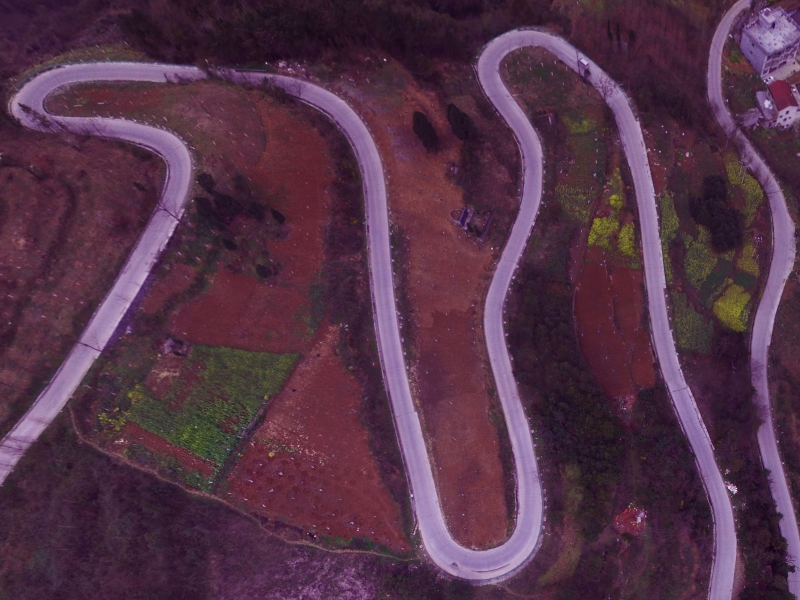
#> input picture img/1_r.png, 800 x 600 px
$ python main_backup.py
#> lines starting #> are read from the running program, lines starting #| are printed output that depends on the picture
### feature_matching/sift_matching.py
import cv2
import numpy as np
'''
 输入为两张图像的地址，返回值为指定阈值下的匹配
'''


def get_matches(img1, img2, sift_threshold):
    kp1, des1 = sift_kp(img1)
    kp2, des2 = sift_kp(img2)
    index1 = repeat_removal(kp1)
    index2 = repeat_removal(kp2)
    kp1 = np.array(kp1)[index1]
    kp2 = np.array(kp2)[index2]
    des1 = np.array(des1)[index1]
    des2 = np.array(des2)[index2]
    good_match = get_good_match(des1, des2, sift_threshold)
    matching_points_1, matching_points_2, des_1, des_2, match_index = get_matching_points(kp1, kp2, des1, des2, good_match)
    return matching_points_1, matching_points_2, des_1, des_2, match_index


# 去重返回值为不重复的值的下标
# [27 lines left out: functions repeat_removal, get_matching_points, not called in this run]


# 得到关键点
def sift_kp(image):
    gray_image = cv2.cvtColor(image, cv2.COLOR_RGB2GRAY)
    sift = cv2.xfeatures2d_SIFT.create()
    kp, des = sift.detectAndCompute(gray_image, None)
    return kp, des


# 做匹配
# [8 lines left out: function get_good_match, not called in this run]

### main_backup.py
import matplotlib.pyplot as plt
import cv2
import numpy as np
from feature_matching import sift_matching
from knn.knn import K_NearestNeighbors
from match_descriptor.angle_sift import AngleSift
from  match_descriptor.fuzzy_global_circle import FuzzyGlobalCircle
# 主类，汇总各个类的功能

# 图像路径
img1_path = "./img/1_r.png"
img2_path = "./img/1_s.png"
img1 = cv2.imread(img1_path)
#> img1 is the input picture: shape (600, 800, 3); mean B, G, R 72.2, 51.7, 83.7
img2 = cv2.imread(img2_path)
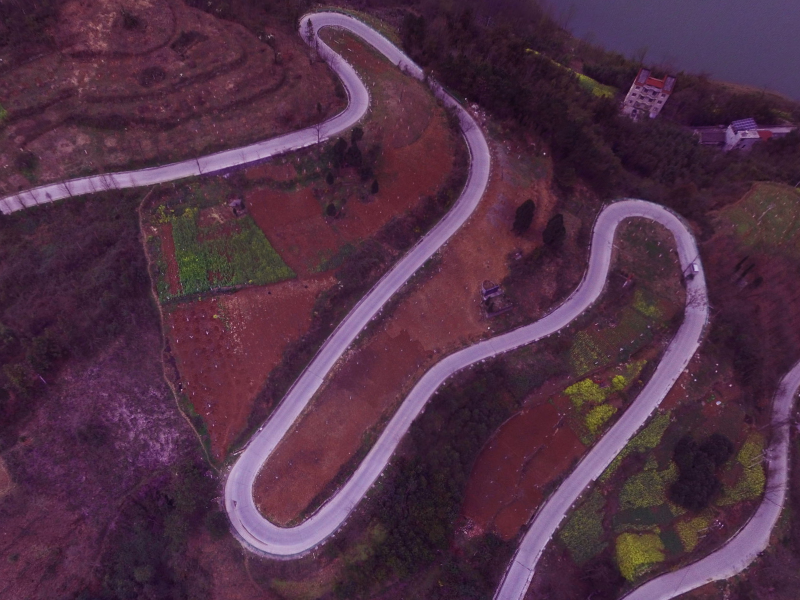
#> input picture img/1_s.png, 800 x 600 px
#> img2 is the input picture: shape (600, 800, 3); mean B, G, R 69.8, 49.2, 80.4
h_img = np.hstack((img1, img2))
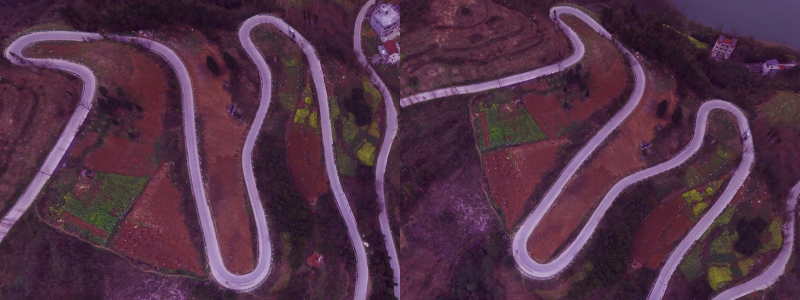
#> h_img: shape (600, 1600, 3) (shown at 1/2 size); mean B, G, R 71, 50.5, 82

sift_threshold = 0.9

# 通过sift进行预匹配
pre_matches1, pre_matches2, des1, des2, match_index = sift_matching.get_matches(img1, img2, sift_threshold)
#> in sift_kp, `gray_image = cv2.cvtColor(image, cv2.COLOR_RGB2GRAY)`:
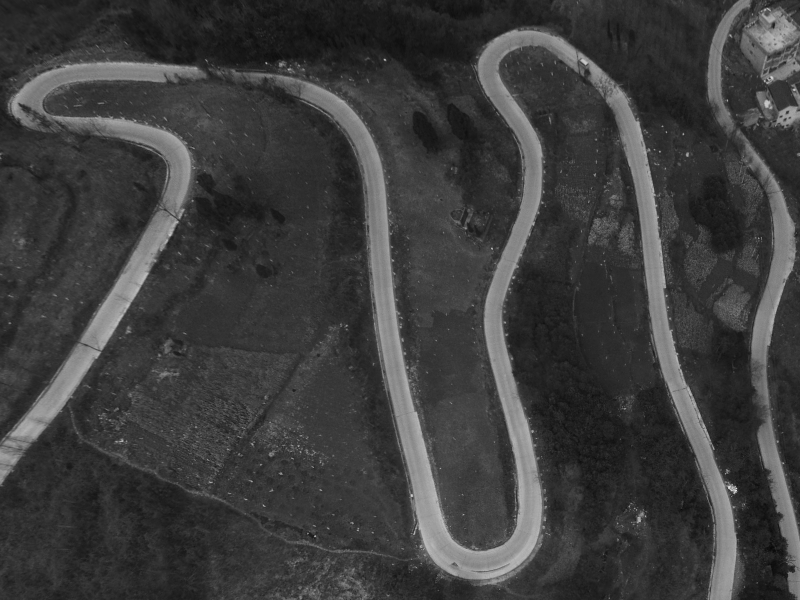
#> gray_image: shape (600, 800); min 8, max 227, mean 61.5
#> (the run stopped early here; a loop or call above may not have finished)
